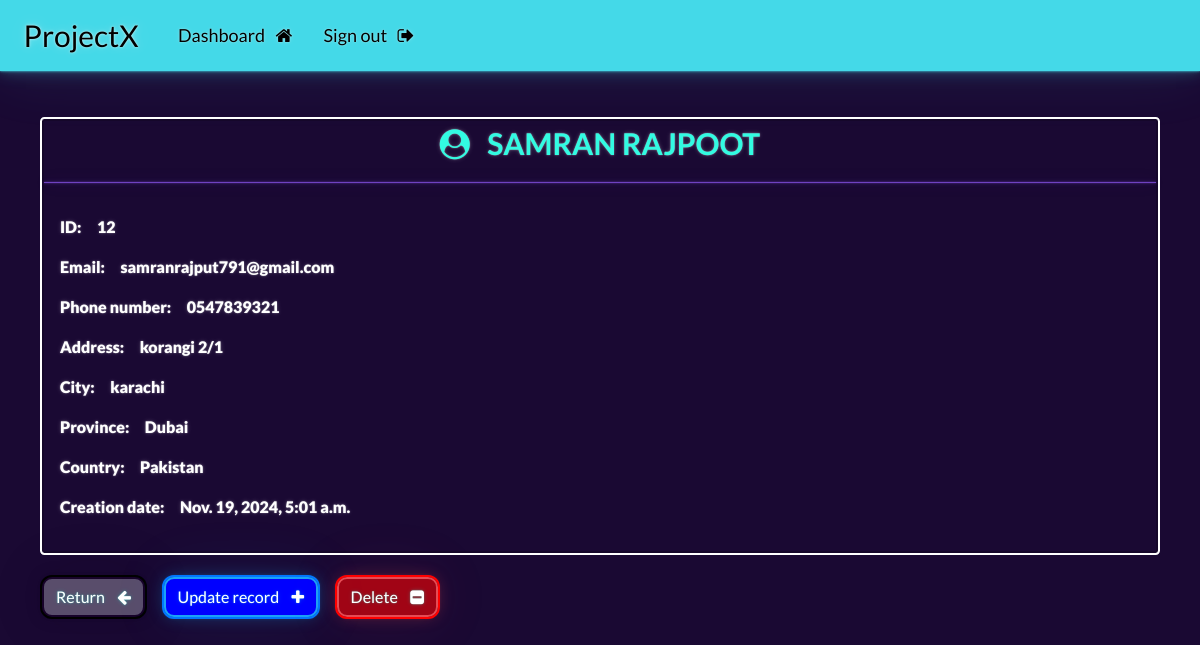
Page /record/12 (signed in) on the committed database.
### information/models.py (models this page shows, shortened)
class Record(models.Model):
    creation_date = models.DateTimeField(auto_now_add=True)
    first_name=models.CharField(max_length=100)
    last_name=models.CharField(max_length=100)
    email=models.CharField(max_length=255)
    phone=models.CharField(max_length=20)
    address=models.CharField(max_length=300)
    city=models.CharField(max_length=255)
    province=models.CharField(max_length=200)
    country=models.CharField(max_length=125)

### information/views.py (the view)
# urls.py: path('record/<int:pk>', views.singular_record, name="record"),
@login_required(login_url='my-login')
def singular_record(request, pk):
    all_records=Record.objects.get(id=pk)
    context={'record':all_records}
    return render(request,'information/view-record.html', context=context)

### information/templates/information/view-record.html (shortened to what this page needs)
{% extends "information/base.html" %}
{% block content %}
    <div class="card s9">
        <div class="s4">
            <strong>
                <i class="fa fa-user-circle" aria-hidden="true"></i>&nbsp;&nbsp;
                {{record.first_name|upper}}
                {{record.last_name|upper}}
            <strong>
        </div>
        <hr>
        <div class="card-body">
            <p><strong>ID:</strong>&nbsp;&nbsp;&nbsp;&nbsp; {{record.id}}</p>
            <p><strong>Email:</strong>&nbsp;&nbsp;&nbsp;&nbsp; {{record.email}}</p>
            <p><strong>Phone number:</strong>&nbsp;&nbsp;&nbsp;&nbsp; {{record.phone}}</p>
            <p><strong>Address:</strong>&nbsp;&nbsp;&nbsp;&nbsp; {{record.address}}</p>
            <p><strong>City:</strong>&nbsp;&nbsp;&nbsp;&nbsp; {{record.city}}</p>
            <p><strong>Province:</strong>&nbsp;&nbsp;&nbsp;&nbsp; {{record.province}}</p>
            <p><strong>Country:</strong>&nbsp;&nbsp;&nbsp;&nbsp; {{record.country}}</p>
            <p><strong>Creation date:</strong>&nbsp;&nbsp;&nbsp;&nbsp; {{record.creation_date}}</p>
        </div>
    </div>
    <br>
    <a href="{% url 'dashboard' %}" class="btn btn-outline-dark s7">Return&nbsp;&nbsp;&nbsp;&nbsp;<i class="fa fa-arrow-left" aria-hidden="true"></i></a>
    <a href="{% url 'update-record' record.id %}" class="btn btn-outline-info s8">Update record&nbsp;&nbsp;&nbsp;&nbsp;<i class="fa fa-plus" aria-hidden="true"></i></a>
    <a href="{% url 'delete-record' record.id %}" class="btn btn-outline-danger s5">Delete&nbsp;&nbsp;&nbsp;&nbsp;<i class="fa fa-minus-square" aria-hidden="true"></i></a>
{% endblock  %}

### static/css/styles.css (style rules this page uses)
.s4 { text-align: center; font-size: 30px; }
.s5 { background-color: rgba(255, 0, 0, 0.589); color: white; outline: 2px solid red; border-radius: 10px; }
.s8 { background-color: blue; color: white; outline: 2px solid rgb(0, 119, 255); border-radius: 10px; }
.s7 { background-color: rgba(255, 255, 255, 0.274); color: white; outline: 2px solid black; border-radius: 10px; }
.s9 { outline: 2px solid white; }

### rows in the picture
Record: first_name "SAMRAN", last_name "RAJPOOT", id "12", email "samranrajput791@gmail.com", phone "0547839321", address "korangi 2/1", city "karachi", province "Dubai", country "Pakistan", creation_date "Nov. 19, 2024, 5:01 a.m."
